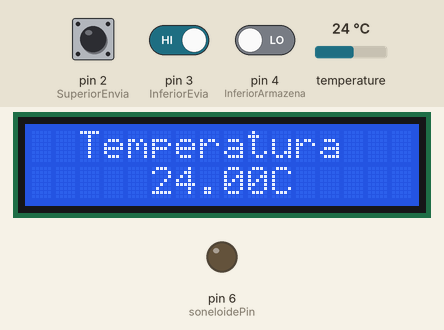
This sketch was run on a simulated Arduino Uno, built with avr-gcc and run on an emulated ATmega328P. Shown: 16×2 character LCD, output pins drawn as LEDs (lit = HIGH). The test bench sets the inputs (shaded band); at power-on: pin 3 (InferiorEvia) HIGH, temperature 24 °C, pin 2 (SuperiorEnvia) LOW, pin 4 (InferiorArmazena) LOW.

Above: at 1.2 s.
1.3 s: pin 3 (InferiorEvia) driven LOW
At 2.7 s:
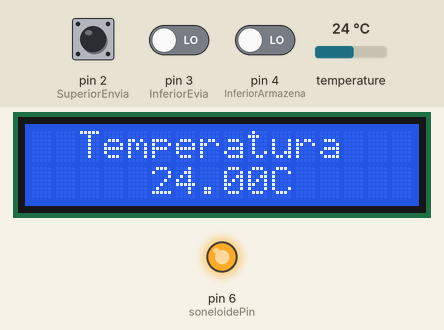
3.4 s: temperature set to 12 °C
At 5.1 s:
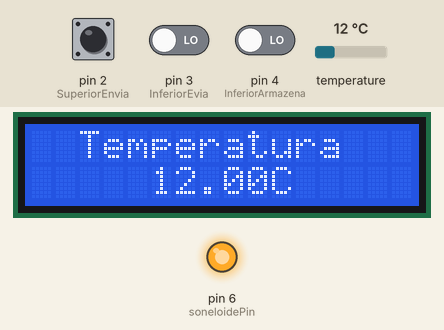
5.4 s: temperature set to 19 °C
At 6.9 s:
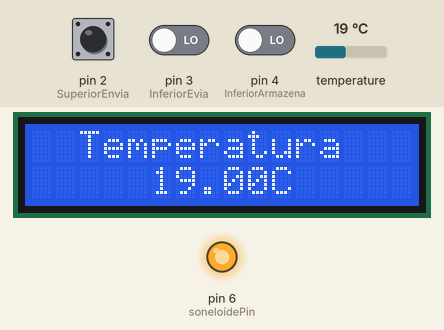
7.5 s: temperature set to 28 °C
At 8.4 s:
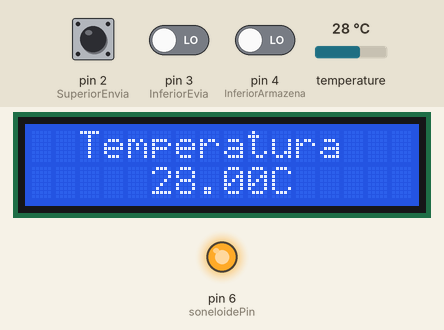
Timing chart, 0 to 10.5 s (numbered marks = the images above; inputs shaded):
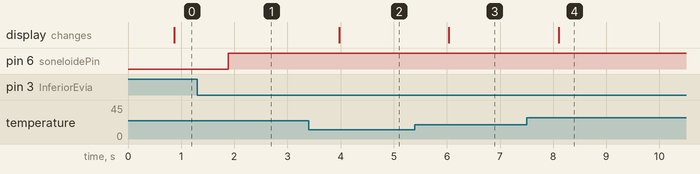

The sketch:

Distiller_Cycle.ino
```cpp
#include <OneWire.h>
#include <DallasTemperature.h>
#include <Wire.h>
#include <LiquidCrystal_I2C.h>

OneWire pino(5);
DallasTemperature barramento(&pino);
DeviceAddress sensor;
LiquidCrystal_I2C lcd(0x3F,2,1,0,4,5,6,7,3, POSITIVE);
const int soneloidePin = 6;
const int soneloideRua = 6;
const int SuperiorEnvia = 2;
const int InferiorEvia = 3;
const int InferiorArmazena =  4;
const int BombaArmazena = 7;
int tempoFinalEnvia = 300;
int tempoFinalResfriaBomba = 400;
int tempoFinalResfriaSoneloide = 400;
long tempoAtual;
long tempoInicial;
int cont=0;

void setup() {
  pinMode (SuperiorEnvia, INPUT);
  pinMode (InferiorEvia, INPUT);
  pinMode (soneloidePin, OUTPUT);
  pinMode (soneloideRua, OUTPUT);
  pinMode (InferiorArmazena, INPUT);
  barramento.begin();

  barramento.getAddress(sensor, 0);
  lcd.begin (16,2);
}

void loop() {

  barramento.requestTemperatures();
  float temperatura = barramento.getTempC(sensor);
  int InferiorEvia_estado = digitalRead(InferiorEvia);
  int SuperiorEnvia_estado = digitalRead(SuperiorEnvia);
  int InferiorArmazena_estado = digitalRead(InferiorArmazena);
  tempoAtual = millis()/1000; //Atualizando sempre o tempo atual
    if (InferiorEvia_estado == LOW) {//Se a boia inferior do enviar estiver low ligar soneloide
      digitalWrite(soneloidePin,HIGH);
      if (cont == 0){                // Se for a primeira vez que entrou nesse ciclo registra o tempo inicial que começou
        long TempoInicial = millis()/1000;
      }

      cont = 1;


    }else{
      if (soneloidePin == HIGH && tempoAtual - tempoInicial >= tempoFinalEnvia) { //Se a senloide tiver ligada e o tempo final ser alcançado, desliga soneloide liga bomba para re encher o armazena
        digitalWrite(soneloidePin,LOW);
        cont = 0;
        digitalWrite(BombaArmazena,HIGH);
        tempoInicial = millis()/1000;
      }
    }
    if (BombaArmazena == HIGH && InferiorArmazena == LOW){ //Se bomba armazena estiver ligada e a agua estiver abaixo da boia liga solenoide rua
      digitalWrite(BombaArmazena,LOW);
      digitalWrite(soneloideRua,HIGH);
    }
    if (soneloideRua == HIGH && tempoAtual - tempoInicial >= tempoFinalResfriaSoneloide){ //A soneloide estando ligada ira desligar quando o tempo final ser alcançado
      digitalWrite(soneloideRua,LOW);
    }


  lcd.setCursor (2,0);
  lcd.print("Temperatura");
  lcd.setCursor (5,1);
  lcd.print (temperatura);
  lcd.setCursor (10,1);
  lcd.print ("C");
  delay (250);
}
```

Measured:
- after the input at 1.3 s, pin 6 (soneloidePin): LOW → HIGH after 0.59 s
- after the input at 3.4 s, the display: changes after 0.57 s (image 2)
- after the input at 5.4 s, the display: changes after 0.64 s (image 3)
- after the input at 7.5 s, the display: changes after 0.60 s (image 4)
